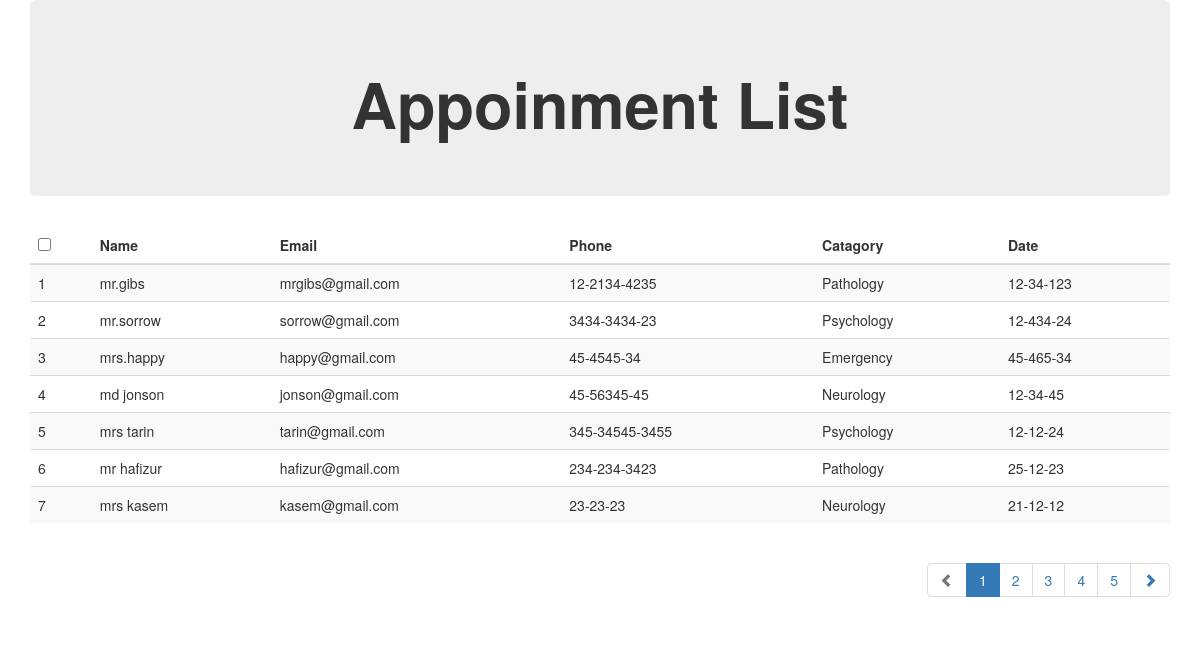
Page /appoinment.php on the committed database.
### tables this page shows
CREATE TABLE `patient` (
  `id` int(11) NOT NULL,
  `name` varchar(100) NOT NULL,
  `email` varchar(100) NOT NULL,
  `phone` varchar(100) NOT NULL,
  `gender` varchar(12) NOT NULL,
  `catagory` varchar(100) NOT NULL,
  `date` varchar(100) NOT NULL,
  `comment` varchar(100) NOT NULL,
  `meeting_date` varchar(60) NOT NULL,
  `meeting_time` varchar(60) NOT NULL
);

### appoinment.php (the view, shortened to what this page needs)
<?php
  require_once('database.php');
?>
<!DOCTYPE html>
<html>
<head>
<link href="//maxcdn.bootstrapcdn.com/bootstrap/3.3.0/css/bootstrap.min.css" rel="stylesheet" id="bootstrap-css">
</head>
<body>
<div class="container">
  <div class="row">
        <div class="col-md-12">
        <div class="jumbotron">
        <h1><center><b>Appoinment List</b></center></h1>
        </div>
        <div class="table-responsive">
              <table id="mytable" class="table table-bordred table-striped">
                   <thead>
                   <th><input type="checkbox" id="checkall" /></th>
                   <th>Name</th>
                    <th>Email</th>
                     <th>Phone</th>
                     <th>Catagory</th>
                     <th>Date</th>
                   </thead>
    <tbody>
    <?php
    $read_quary = mysqli_query($conn,"SELECT * FROM patient");
    while ($rows = mysqli_fetch_assoc($read_quary)) {
    ?>
    <tr>
  <td><?php echo  $rows['id']?></td>
  <td><?php echo  $rows['name']?></td>
  <td><?php echo $rows['email'] ?></td>
  <td><?php echo $rows['phone'] ?></td>
  <td><?php echo $rows['catagory'] ?></td>
  <td><?php echo $rows['date'] ?></td>
</tr>
    <?php
    }
    ?>
</table>
<ul class="pagination pull-right">
  <li class="disabled"><a href="#"><span class="glyphicon glyphicon-chevron-left"></span></a></li>
  <li class="active"><a href="#">1</a></li>
  <li><a href="#">2</a></li>
  <li><a href="#">3</a></li>
  <li><a href="#">4</a></li>
  <li><a href="#">5</a></li>
  <li><a href="#"><span class="glyphicon glyphicon-chevron-right"></span></a></li>
</ul>
            </div>
        </div>
  </div>
</div>
</body>
</html>

### rows in the picture
patient: id "1", name "mr.gibs", email "mrgibs@gmail.com", phone "12-2134-4235", catagory "Pathology", date "12-34-123"
patient: id "2", name "mr.sorrow", email "sorrow@gmail.com", phone "3434-3434-23", catagory "Psychology", date "12-434-24"
patient: id "3", name "mrs.happy", email "happy@gmail.com", phone "45-4545-34", catagory "Emergency", date "45-465-34"
patient: id "4", name "md jonson", email "jonson@gmail.com", phone "45-56345-45", catagory "Neurology", date "12-34-45"
patient: id "5", name "mrs tarin", email "tarin@gmail.com", phone "345-34545-3455", catagory "Psychology", date "12-12-24"
patient: id "6", name "mr hafizur", email "hafizur@gmail.com", phone "234-234-3423", catagory "Pathology", date "25-12-23"
patient: id "7", name "mrs kasem", email "kasem@gmail.com", phone "23-23-23", catagory "Neurology", date "21-12-12"
